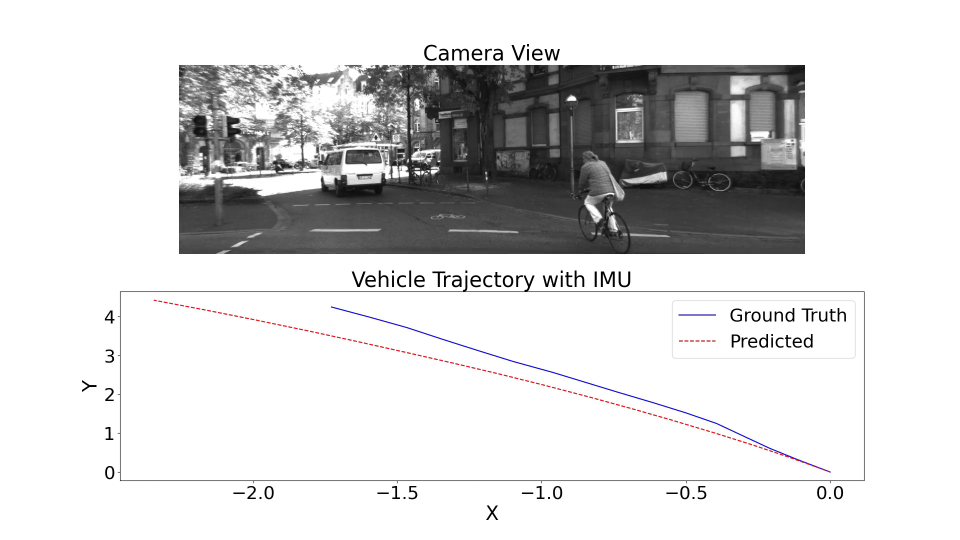
#> input picture frame 15 of GPS_IMU_FUSION/vehicle_trajectory_with_imu.mp4, 1920 x 1080 px, given in place of video.mp4, which was not available (shown at 1/2 size)
$ python main.py
#> lines starting #> are read from the running program, lines starting #| are printed output that depends on the picture; after the words box and inside, x2 and y2 are one past the last pixel; in counts of white or black regions, pixels touching at a corner belong together; pictures that were not available may be replaced by others from this repository, and a replacement may not be noted
import numpy as np
import cv2
import matplotlib.pyplot as plt
import time

if __name__ == "__main__":
    data_path = "data/video.mp4"

    cap = cv2.VideoCapture(data_path)
    if not cap.isOpened():
        print("Error: Could not open video file")
        exit()

    while True:
        ret, frame = cap.read()
#> frame is the input picture: shape (1080, 1920, 3); mean B, G, R 216.1, 215.9, 216.1
        if not ret:
            print("Error: Could not read frame")
            exit()

        gray = cv2.cvtColor(frame, cv2.COLOR_BGR2GRAY)
        hsv = cv2.cvtColor(frame, cv2.COLOR_BGR2HSV)
#> hsv: shape (1080, 1920, 3); mean H, S, V 1.5, 0.6, 216.4
        h = hsv[:, :, 0]
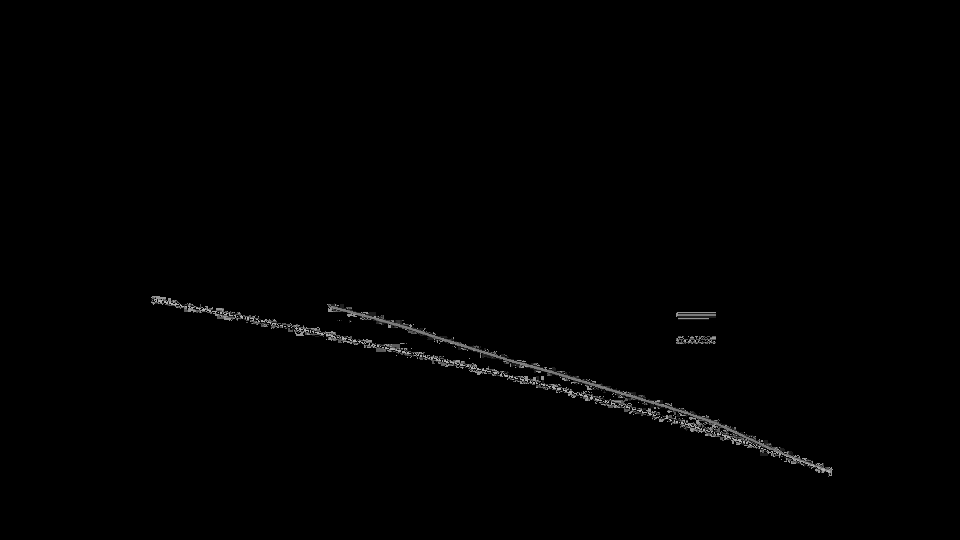
#> h: shape (1080, 1920) (shown at 1/2 size); min 0, max 179, mean 1.5
        s = hsv[:, :, 1]

        threshold_value = 200
        _, thresh = cv2.threshold(gray, threshold_value, 255, cv2.THRESH_BINARY)
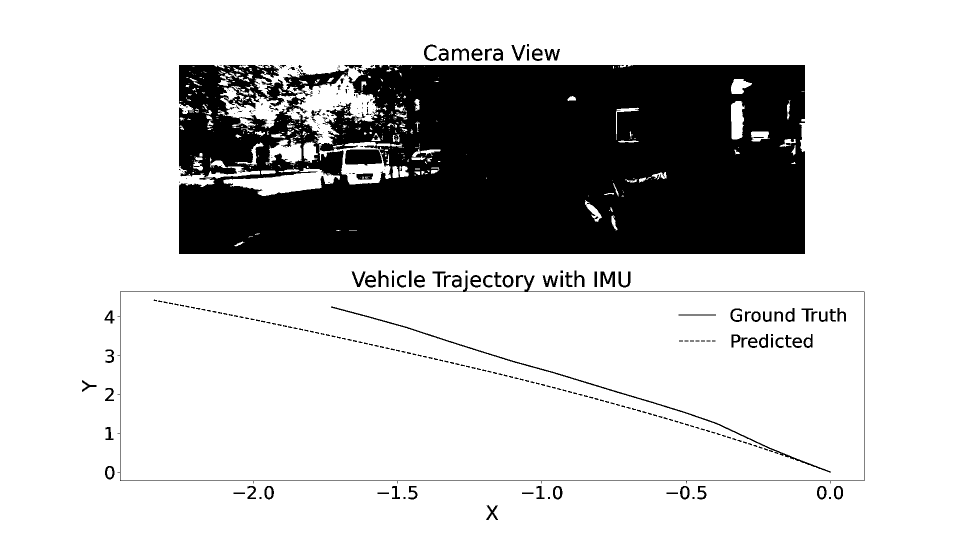
#> thresh: shape (1080, 1920) (shown at 1/2 size); 78.3% white; 344 black regions (158 under 20 px), largest, box (x1, y1, x2, y2) and area: (358, 130, 1610, 508) 420370, (235, 551, 1729, 967) 4174, (662, 613, 1662, 945) 2878

        kernel = np.ones((5,5), np.uint8)
        opening = cv2.morphologyEx(thresh, cv2.MORPH_OPEN, kernel)
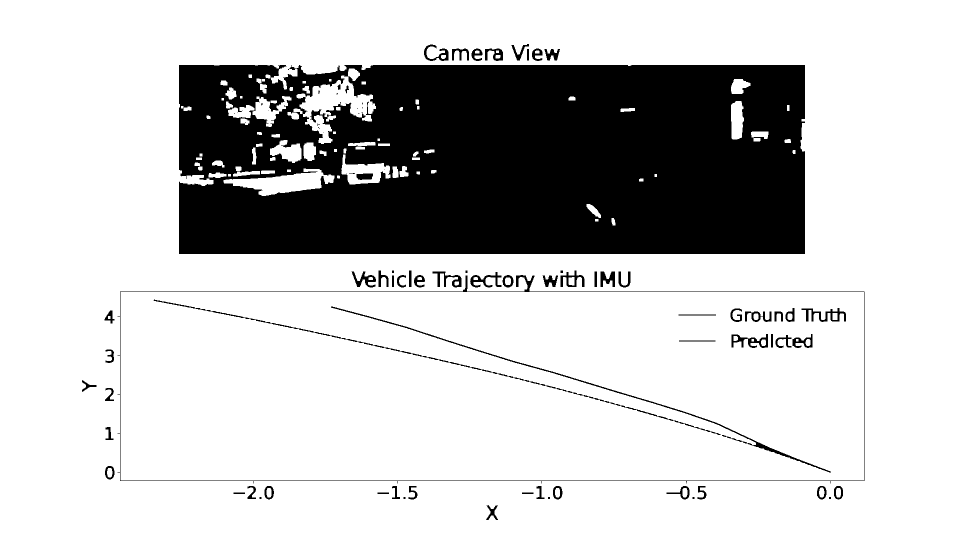
#> opening: shape (1080, 1920) (shown at 1/2 size); 77.7% white; 87 black regions (24 under 20 px), largest, box (x1, y1, x2, y2) and area: (358, 130, 1610, 508) 435325, (235, 550, 1729, 967) 4363, (662, 613, 1662, 945) 3265

        contours, _ = cv2.findContours(opening, cv2.RETR_EXTERNAL, cv2.CHAIN_APPROX_SIMPLE)
#> contours = [[[0, 0], [0, 1079], [1919, 1079], [1919, 0]]]

        contour = np.zeros_like(gray)
        for cnt in contours:
            area = cv2.contourArea(cnt)
            if area > 1000:
                max_xy = np.max(cnt, axis=0)[0]
                min_xy = np.min(cnt, axis=0)[0]

                width, height = max_xy - min_xy
                ratio = area / height

                if ratio < 25:
                    cv2.drawContours(contour, [cnt], -1, 255, thickness=cv2.FILLED)
#> this loop made 1 pass
#> (cnt, area, width, height, ratio) on pass 1: ([[0, 0], [0, 1079], [1919, 1079], [1919, 0]], 2070601, 1919, 1079, 1919)
#> contour: shape (1080, 1920); every value is 0

        #result = cv2.Canny(opening, 150, 255)

        row1 = np.hstack((gray, thresh))
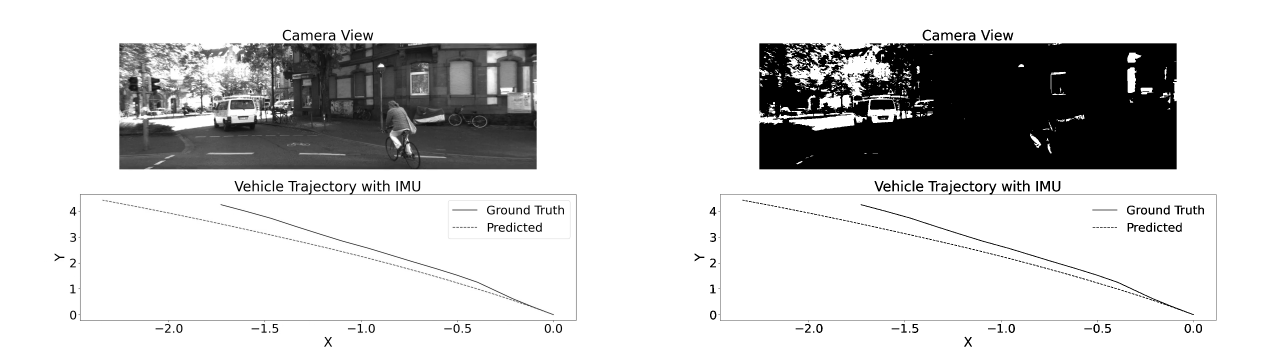
#> row1: shape (1080, 3840) (shown at 1/3 size); min 0, max 255, mean 207.9
        row2 = np.hstack((opening, contour))
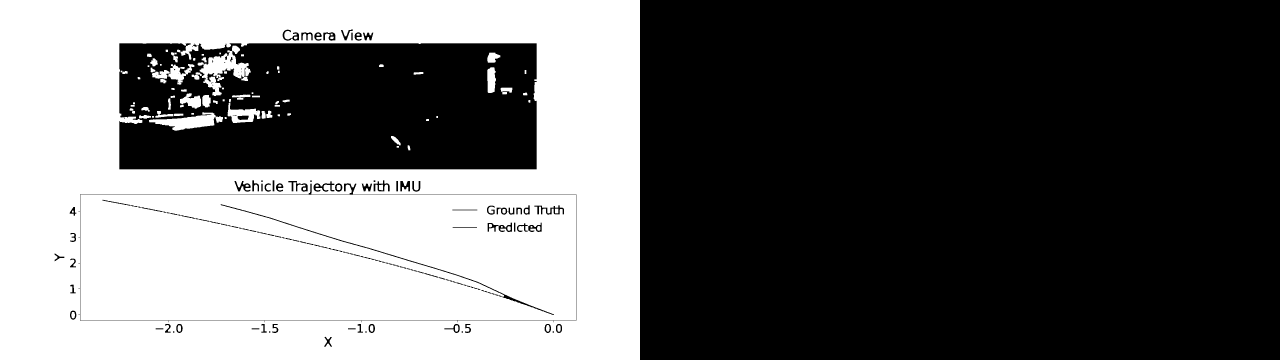
#> row2: shape (1080, 3840) (shown at 1/3 size); 38.8% white; 107 white regions, largest, box (x1, y1, x2, y2) and area: (0, 0, 1920, 1080) 1025217, (241, 584, 1728, 961) 549844, (593, 137, 752, 288) 8668
        row3 = np.hstack((h, s))
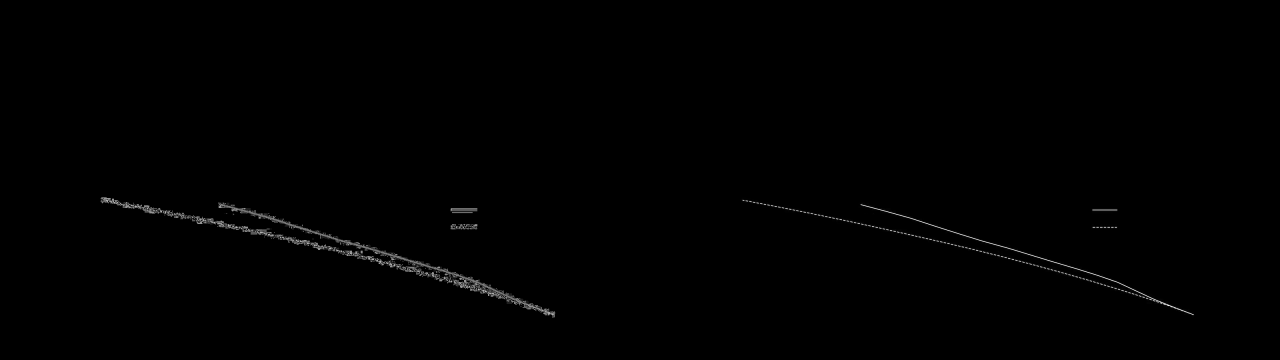
#> row3: shape (1080, 3840) (shown at 1/3 size); min 0, max 255, mean 1

        result = np.vstack((row1, row2, row3))
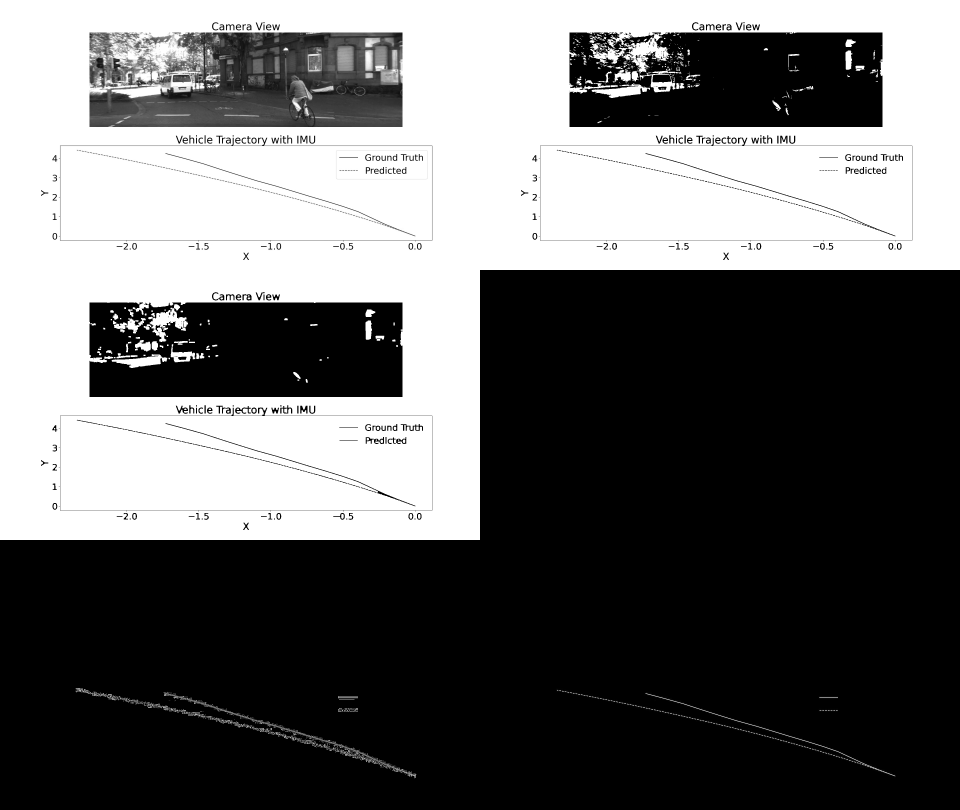
#> result: shape (3240, 3840) (shown at 1/4 size); min 0, max 255, mean 102.7

        cv2.imshow('Frame', result)

        time.sleep(0.01)

        # Wait for 'q' key to exit
        if cv2.waitKey(1) & 0xFF == ord('q'):
#> (key q is pressed here)
            break

$ run again, starting later in the video
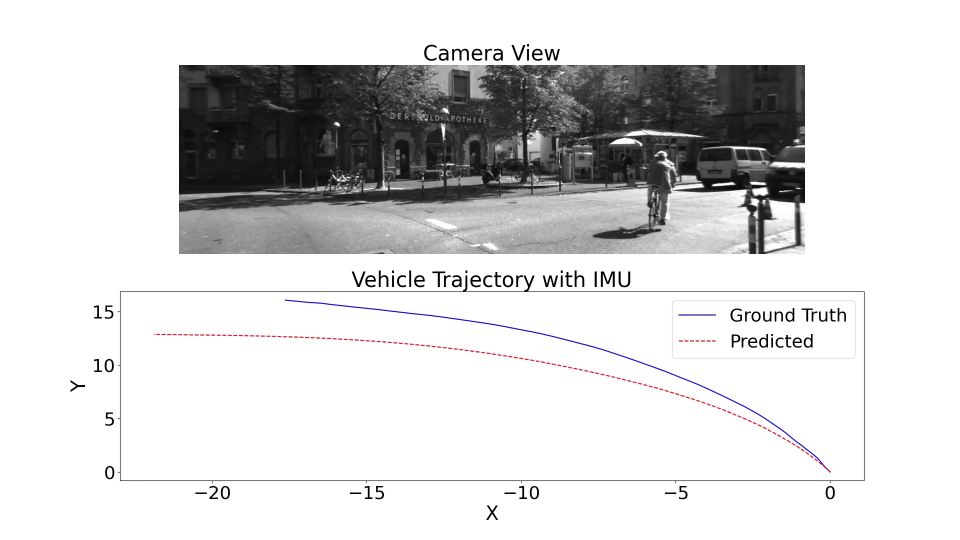
#> input picture frame 69 of GPS_IMU_FUSION/vehicle_trajectory_with_imu.mp4, 1920 x 1080 px, given in place of video.mp4, which was not available (shown at 1/2 size)
#> frame is the input picture: shape (1080, 1920, 3); mean B, G, R 215.4, 215.2, 215.4
#> hsv: shape (1080, 1920, 3); mean H, S, V 1.7, 0.6, 215.7
#> `_, thresh = cv2.threshold(gray, threshold_value, 255, cv2.THRESH_BINARY)`:
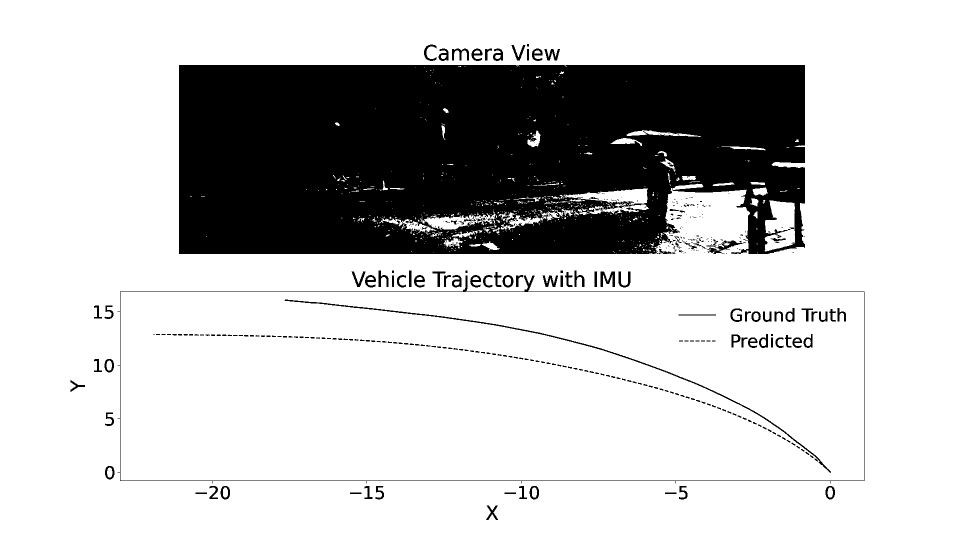
#> thresh: shape (1080, 1920) (shown at 1/2 size); 78% white; 403 black regions (212 under 20 px), largest, box (x1, y1, x2, y2) and area: (358, 130, 1610, 508) 429497, (235, 551, 1729, 967) 4168, (569, 599, 1662, 946) 3118
#> opening: shape (1080, 1920); 77.4% white; 101 black regions (29 under 20 px), largest, box (x1, y1, x2, y2) and area: (358, 130, 1610, 508) 441311, (235, 550, 1729, 967) 4357, (569, 599, 1662, 946) 3449
#> contours = [[[0, 0], [0, 1079], [1919, 1079], [1919, 0]]]
#> the loop `for cnt in contours:` made 1 pass
#> (cnt, area, width, height, ratio) on pass 1: ([[0, 0], [0, 1079], [1919, 1079], [1919, 0]], 2070601, 1919, 1079, 1919)
#> row2: shape (1080, 3840); 38.7% white; 79 white regions, largest, box (x1, y1, x2, y2) and area: (0, 0, 1920, 1080) 1039637, (241, 584, 1728, 961) 549223, (1530, 401, 1590, 502) 4369
#> `result = np.vstack((row1, row2, row3))`:
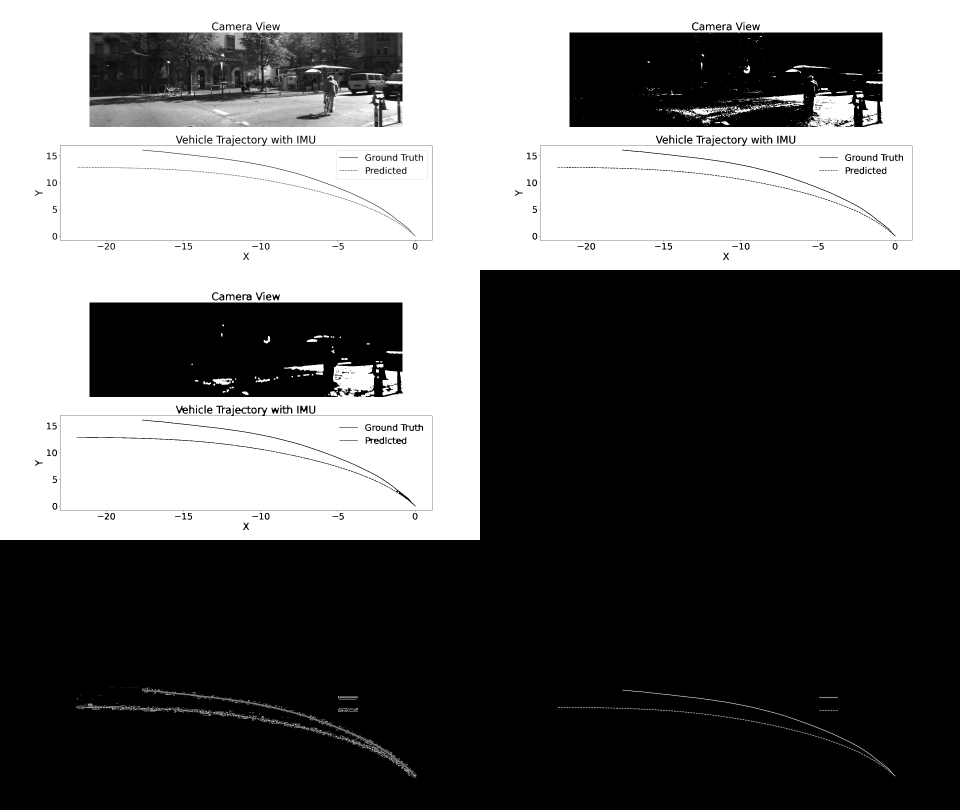
#> result: shape (3240, 3840) (shown at 1/4 size); min 0, max 255, mean 102.3

$ run again, starting later in the video
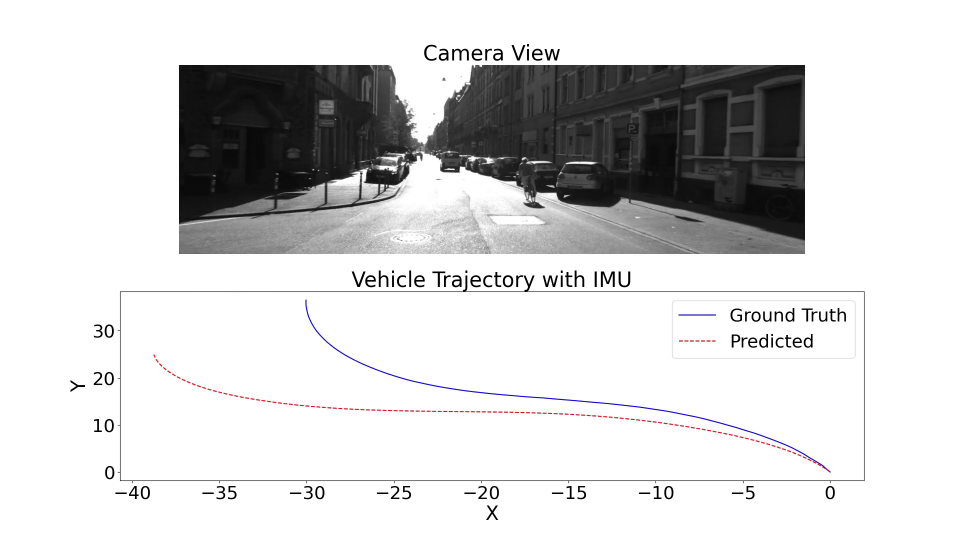
#> input picture frame 123 of GPS_IMU_FUSION/vehicle_trajectory_with_imu.mp4, 1920 x 1080 px, given in place of video.mp4, which was not available (shown at 1/2 size)
#> frame is the input picture: shape (1080, 1920, 3); mean B, G, R 213.7, 213.4, 213.6
#> hsv: shape (1080, 1920, 3); mean H, S, V 1.6, 0.6, 213.9
#> `_, thresh = cv2.threshold(gray, threshold_value, 255, cv2.THRESH_BINARY)`:
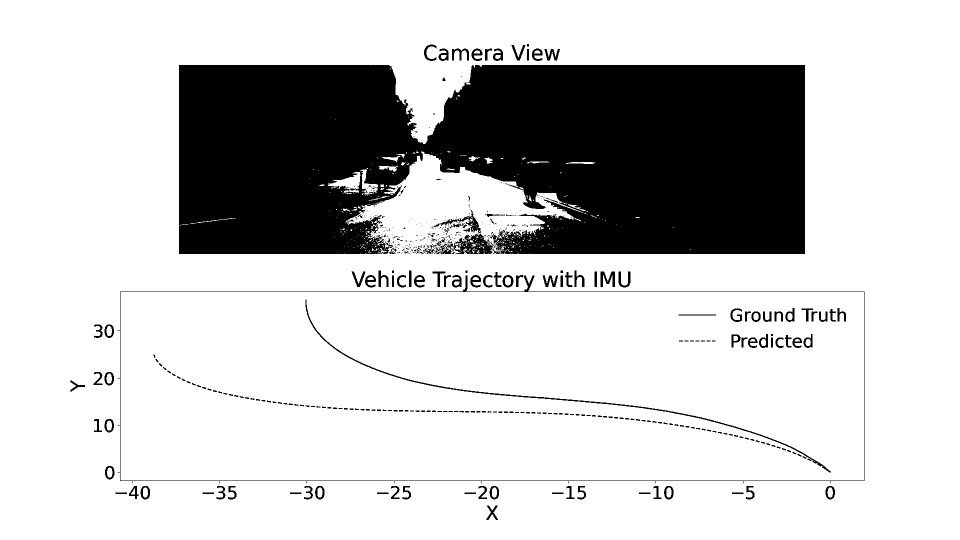
#> thresh: shape (1080, 1920) (shown at 1/2 size); 78.8% white; 522 black regions (316 under 20 px), largest, box (x1, y1, x2, y2) and area: (358, 130, 1610, 508) 408873, (235, 551, 1729, 967) 4188, (611, 599, 1662, 945) 3119
#> opening: shape (1080, 1920); 78.3% white; 122 black regions (42 under 20 px), largest, box (x1, y1, x2, y2) and area: (358, 130, 1610, 508) 419349, (373, 599, 1662, 945) 6296, (235, 550, 1729, 967) 4377
#> contours = [[[0, 0], [0, 1079], [1919, 1079], [1919, 0]]]
#> the loop `for cnt in contours:` made 1 pass
#> (cnt, area, width, height, ratio) on pass 1: ([[0, 0], [0, 1079], [1919, 1079], [1919, 0]], 2070601, 1919, 1079, 1919)
#> row2: shape (1080, 3840); 39.2% white; 55 white regions, largest, box (x1, y1, x2, y2) and area: (0, 0, 1920, 1080) 1032712, (241, 584, 1728, 961) 549247, (705, 307, 1142, 504) 35809
#> `result = np.vstack((row1, row2, row3))`:
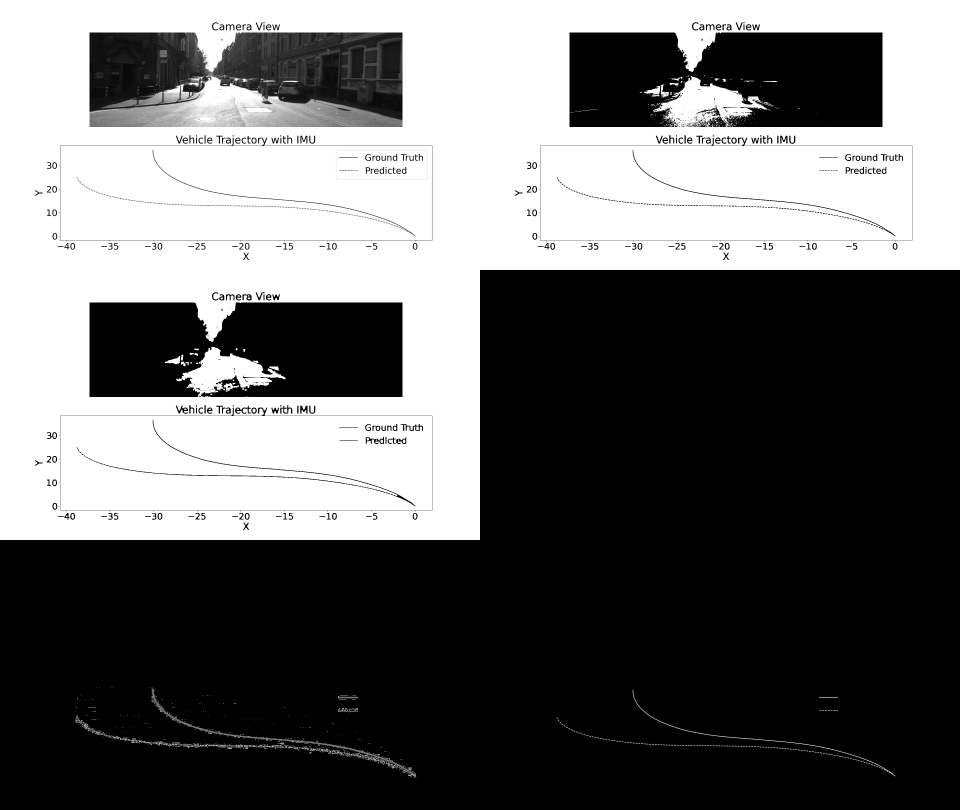
#> result: shape (3240, 3840) (shown at 1/4 size); min 0, max 255, mean 102.7
